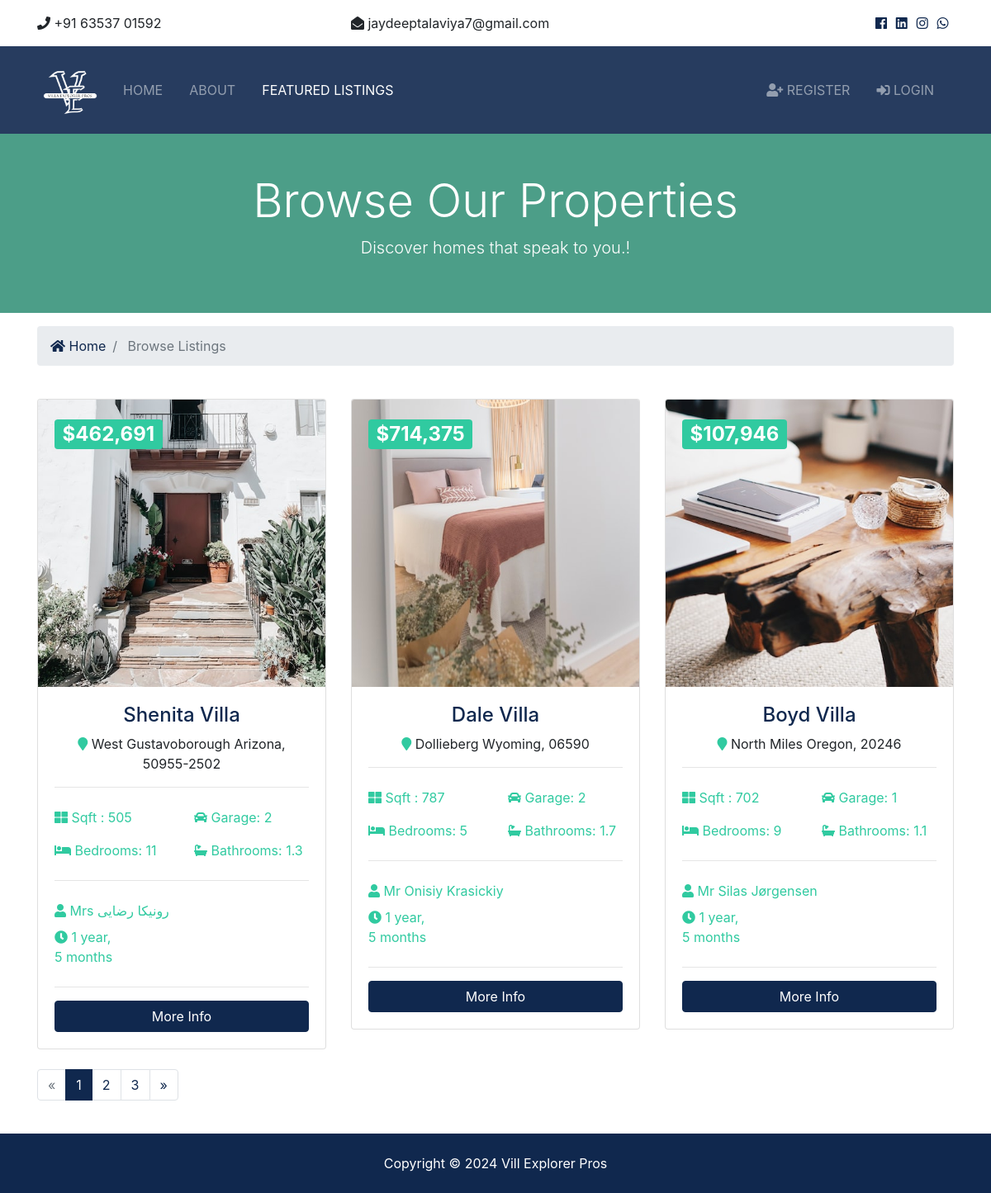
/listings/, run on the app's committed database.
### listings/models.py (models this page shows, shortened)
class Listing(models.Model):
    objects = None
    realtor = models.ForeignKey(Realtor, on_delete=models.DO_NOTHING)
    title = models.CharField(max_length=200)
    address = models.CharField(max_length=200)
    city = models.CharField(max_length=100)
    state = models.CharField(max_length=100)
    zipcode = models.CharField(max_length=20)
    descreption = models.TextField(blank=True)
    price = models.IntegerField()
    bedrooms = models.IntegerField()
    bathrooms = models.DecimalField(max_digits=2, decimal_places=1)
    garage = models.IntegerField(default=0)
    sqft = models.IntegerField()
    lot_size = models.DecimalField(max_digits=5, decimal_places=1)
    photo_main = models.ImageField(upload_to='photos/%Y/%m/%d/')
    photo_1 = models.ImageField(upload_to='photos/%Y/%m/%d/', blank=True)
    photo_2 = models.ImageField(upload_to='photos/%Y/%m/%d/', blank=True)
    photo_3 = models.ImageField(upload_to='photos/%Y/%m/%d/', blank=True)
    photo_4 = models.ImageField(upload_to='photos/%Y/%m/%d/', blank=True)
    photo_5 = models.ImageField(upload_to='photos/%Y/%m/%d/', blank=True)
    photo_6 = models.ImageField(upload_to='photos/%Y/%m/%d/', blank=True)
    is_published = models.BooleanField(default=True)
    list_date = models.DateTimeField(default=datetime.now, blank=True)

### realtors/models.py (models this page shows)
class Realtor(models.Model):
    name = models.CharField(max_length=200)
    photo = models.ImageField(upload_to='photos/&Y/%m/%d/')
    description = models.TextField(blank=True)
    phone = models.CharField(max_length=20)
    email = models.CharField(max_length=50)
    is_mvp = models.BooleanField(default=False)
    hire_date = models.DateTimeField(default=datetime.now, blank=True)
    def __str__(self):
        return self.name

### listings/views.py (the view)
# urls.py: path('', views.index, name='listings'),
def index(request):
    listings = Listing.objects.order_by('-list_date').filter(is_published=True)
    paginator = Paginator(listings, 3)
    page = request.GET.get('page')
    paged_listings = paginator.get_page(page)
    context = {
        'listings': paged_listings
    }
    return render(request, 'listings/listings.html', context)

### templates/listings/listings.html (shortened to what this page needs)
{%extends 'base.html'%}
{%load humanize%}
{%block content%}
<!DOCTYPE html>
<html lang="en">
<head>
</head>
<body>
<section id="showcase-inner" class="py-5 text-white">
    <div class="container">
      <div class="row text-center">
        <div class="col-md-12">
          <h1 class="display-4">Browse Our Properties </h1>
          <p class="lead">Discover homes that speak to you.!</p>
        </div>
      </div>
    </div>
  </section>
  <section id="bc" class="mt-3">
    <div class="container">
      <nav aria-label="breadcrumb">
        <ol class="breadcrumb">
          <li class="breadcrumb-item">
            <a href="{% url 'index' %}">
              <i class="fas fa-home"></i> Home</a>
          </li>
          <li class="breadcrumb-item active"> Browse Listings</li>
        </ol>
      </nav>
    </div>
  </section>
  <section id="listings" class="py-4">
    <div class="container">
      <div class="row">
        {%if listings%}
          {%for listing in listings%}
            <div class="col-md-6 col-lg-4 mb-4">
          <div class="card listing-preview">
            <img class="card-img-top" src="{{listing.photo_main.url}}" alt="">
            <div class="card-img-overlay">
              <h2>
                <span class="badge badge-secondary text-white">${{listing.price | intcomma}}</span>
              </h2>
            </div>
            <div class="card-body">
              <div class="listing-heading text-center">
                <h4 class="text-primary">{{listing.title}}</h4>
                <p>
                  <i class="fas fa-map-marker text-secondary"></i> {{listing.city}} {{listing.state}}, {{listing.zipcode}}</p>
              </div>
              <hr>
              <div class="row py-2 text-secondary">
                <div class="col-6">
                  <i class="fas fa-th-large"></i> Sqft : {{listing.sqft}}</div>
                <div class="col-6">
                  <i class="fas fa-car"></i> Garage: {{listing.garage}}</div>
              </div>
              <div class="row py-2 text-secondary">
                <div class="col-6">
                  <i class="fas fa-bed"></i> Bedrooms: {{listing.bedrooms}}</div>
                <div class="col-6">
                  <i class="fas fa-bath"></i> Bathrooms: {{listing.bathrooms}}</div>
              </div>
              <hr>
              <div class="row py-2 text-secondary">
                <div class="col-12">
                  <i class="fas fa-user"></i> {{listing.realtor}}</div>
              </div>
              <div class="row text-secondary pb-2">
                <div class="col-6">
                  <i class="fas fa-clock"></i> {{listing.list_date | timesince}}</div>
              </div>
              <hr>
              <a href="{%url 'listing' listing.id%}" class="btn btn-primary btn-block">More Info</a>
            </div>
          </div>
        </div>
          {% endfor %}
        {%else%}
          <div class="col-md-12">
            <p>No Listings Available</p>
          </div>
        {%endif%}
      </div>
      <div class="row">
        <div class="col-md-12">
          {%if listings.has_other_pages%}
            <ul class="pagination">
                {%if listings.has_previous%}
                  <li class="page-item ">
                    <a class="page-link" href="?page={{listings.previous_page_number}}">&laquo;</a>
                  </li>
                {%else%}
                    <li class="page-item disabled">
                    <a class="page-link" href="#">&laquo;</a>
                    </li>
                {%endif%}
                {%for i in listings.paginator.page_range%}
                    {%if listings.number == i%}
                        <li class="page-item active">
                            <a  class="page-link">{{i}}</a>
                        </li>
                    {%else%}
                    <li class="page-item">
                        <a href="?page={{i}}" class="page-link">{{i}}</a>
                    </li>
                    {%endif%}
                {%endfor%}
                 {%if listings.has_next%}
                  <li class="page-item ">
                    <a class="page-link" href="?page={{listings.next_page_number}}">&raquo;</a>
                  </li>
                {%else%}
                    <li class="page-item disabled">
                    <a class="page-link" href="#">&raquo;</a>
                    </li>
                {%endif%}
            </ul>
            {%endif%}
        </div>
      </div>
    </div>
  </section>
</body>
</html>
{%endblock%}

### static/css/all.css (style rules this page uses)
.fa, .fas, .far, .fal, .fab { -moz-osx-font-smoothing: grayscale; -webkit-font-smoothing: antialiased; display: inline-block; font-style: normal; font-variant: normal; text-rendering: auto; line-height: 1; }
.fa-bath:before { content: "\f2cd"; }
.fa-bed:before { content: "\f236"; }
.fa-car:before { content: "\f1b9"; }
.fa-clock:before { content: "\f017"; }
.fa-home:before { content: "\f015"; }
.fa-map-marker:before { content: "\f041"; }
.fa-th-large:before { content: "\f009"; }
.fa-user:before { content: "\f007"; }
.fa, .fas { font-family: 'Font Awesome 5 Free'; font-weight: 900; }

### static/css/style.css (style rules this page uses)
img { width: 100%; }
#showcase-inner { background: url(../img/building.jpg) no-repeat top center fixed/cover; position: relative; overflow: hidden; min-height: 200px; }
#showcase-inner::before { content: ''; position: absolute; top: 0; left: 0; min-height: 100%; width: 100%; background: rgba(32, 134, 107, 0.8); }
.listing-preview a { position: relative; }

### data on the page
Listing: photo_main (picture), price "462,691", title "Shenita Villa", city "West Gustavoborough", state "Arizona", zipcode "50955-2502", sqft "505", garage "2", bedrooms "11", bathrooms "1.3", realtor "Mrs رونیکا رضایی", list_date "1 year, 5 months"
Listing: photo_main (picture), price "714,375", title "Dale Villa", city "Dollieberg", state "Wyoming", zipcode "06590", sqft "787", garage "2", bedrooms "5", bathrooms "1.7", realtor "Mr Onisiy Krasickiy", list_date "1 year, 5 months"
Listing: photo_main (picture), price "107,946", title "Boyd Villa", city "North Miles", state "Oregon", zipcode "20246", sqft "702", garage "1", bedrooms "9", bathrooms "1.1", realtor "Mr Silas Jørgensen", list_date "1 year, 5 months"

### other printed values
{{ i }} "1"
{{ i }} "2" "3"
